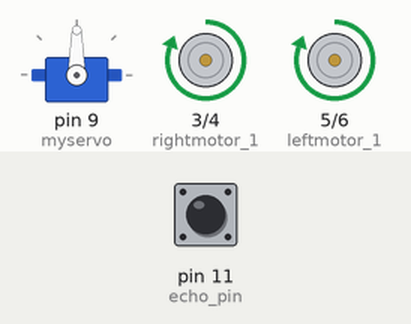
Simulated run of this sketch. Board: Arduino Uno, built with avr-gcc and run on an emulated ATmega328P. Parts: servo, motor-driver pin pairs drawn as motors (green arrow = first pin HIGH = forward, orange = second pin HIGH = backward, longer = more drive). Inputs (shaded band) come from the test bench; at power-on: pin 11 (echo_pin) LOW.

Above: at 0.6 s.
At 14.8 s:
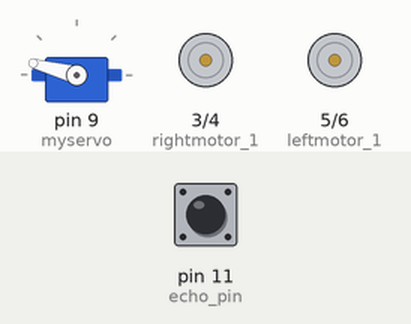
14.9 s: pin 11 (echo_pin) pulsed HIGH 5 times (0.12 s each, 0.3 s apart)
At 18.8 s:
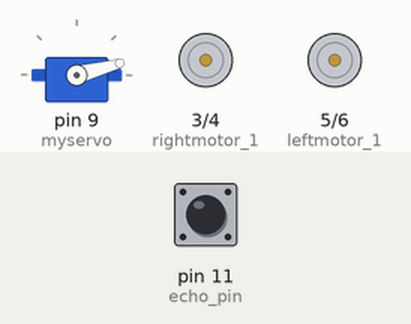
Timing chart, 0 to 22.5 s (numbered marks = the images above; inputs shaded):
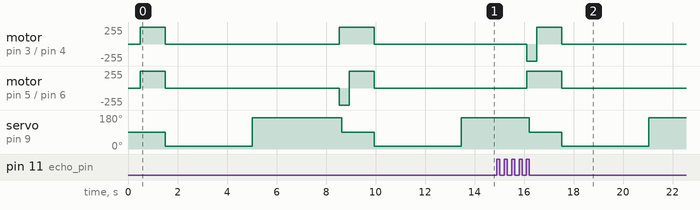

The sketch:

sketch_feb12a.ino
```cpp
#include <Servo.h>          //Include the servo motor library.
#include <NewPing.h>        //Ultrasonic sensor function library

int echo_pin = 11;           //Define pin 11 as echo for the ultrasonic sensor
int trig_pin = 12;           //Define pin 12 as trig for the ultrasonic sensor

float timing = 0.0;
float distance = 0.0;
float distanceright= 0.0;
float distanceleft=0.0;     //Define the above variables as float

int rightmotor_1 = 3;
int rightmotor_2 = 4;
int leftmotor_1 = 5;
int leftmotor_2 = 6;       //The variables for the control of the two motors are matched to the pins

Servo myservo;             //Declaration of the servomotor with the name my servo

void setup() {
  // put your setup code here, to run once:

  pinMode(echo_pin, INPUT);
  pinMode(trig_pin, OUTPUT);

  pinMode(rightmotor_1, OUTPUT);
  pinMode(rightmotor_2, OUTPUT);
  pinMode(leftmotor_1, OUTPUT);
  pinMode(leftmotor_2, OUTPUT);             //Define the input and output variables

  digitalWrite(trig_pin, LOW);              //The ultrasonic sensor doesn t emit

  myservo.attach(9);                        //Set the control pin of Arduino, which connects to the signal pin of the servo motor
  myservo.write(90);                        //Rotate the angle of the motor to 90 degrees
  delay(500);
}

void loop() {
  // put your main code here, to run repeatedly:

  digitalWrite(rightmotor_1, HIGH);
  digitalWrite(rightmotor_2, LOW);

  digitalWrite(leftmotor_1, HIGH);
  digitalWrite(leftmotor_2, LOW);         //Both motors are put into forward motion, so the robot moves forward


  digitalWrite(trig_pin, LOW);
  delay(2);

  digitalWrite(trig_pin, HIGH);           //The emission starts for 10 ms
  delay(10);
  digitalWrite(trig_pin, LOW);            //The emission stops

  timing = pulseIn(echo_pin, HIGH);       //Calculates the time needed to detect the echo of the emission
  distance = (timing * 0.034) / 2;        //Calculates the distance


  if (distance <=40) {                   // Checks if the object is closer than 40 cm
    digitalWrite(rightmotor_1, LOW);
    digitalWrite(rightmotor_2, LOW);

    digitalWrite(leftmotor_1, LOW);
    digitalWrite(leftmotor_2, LOW);      //The car stops

    myservo.write(15);                   //Rotates the angle of the servo to 15 degrees and then calculates the distance in this angle
    delay(2000);                         // Delays the calculation of the time, so that the servo has enough time to take the specific angle

    digitalWrite(trig_pin, LOW);         //Then calculates the distance in this angle (15 degrees)
    delay(2);

    digitalWrite(trig_pin, HIGH);
    delay(10);
    digitalWrite(trig_pin, LOW);

  timing = pulseIn(echo_pin, HIGH);
  distanceright = (timing * 0.034) / 2;

  delay(500);
myservo.write(165);                     //Rotates the angle of the servo to 165 degrees and then calculates the distance in this angle
delay(2000);                            // Delays the emission of the sound wave, so that the servo has enough time to take the specific angle

    digitalWrite(trig_pin, LOW);         //Then calculates the distance in this angle (165 degrees)
    delay(2);

    digitalWrite(trig_pin, HIGH);
    delay(10);
    digitalWrite(trig_pin, LOW);

  timing = pulseIn(echo_pin, HIGH);
  distanceleft = (timing * 0.034) / 2;

  delay(500);

  if (distanceright >=distanceleft) {     //Compares the two distances and if the distance right is greater than the distance left
  digitalWrite(rightmotor_1, HIGH);
  digitalWrite(rightmotor_2, LOW);

  digitalWrite(leftmotor_1, LOW);
  digitalWrite(leftmotor_2, HIGH);        //The robot car turns right
  delay(100);
  }
  else {
    digitalWrite(rightmotor_1, LOW);
    digitalWrite(rightmotor_2, HIGH);

    digitalWrite(leftmotor_1, HIGH);
    digitalWrite(leftmotor_2, LOW);       //The robot car turns left
    delay(100);
  }
myservo.write(90);
delay(300);
  }


}
```
